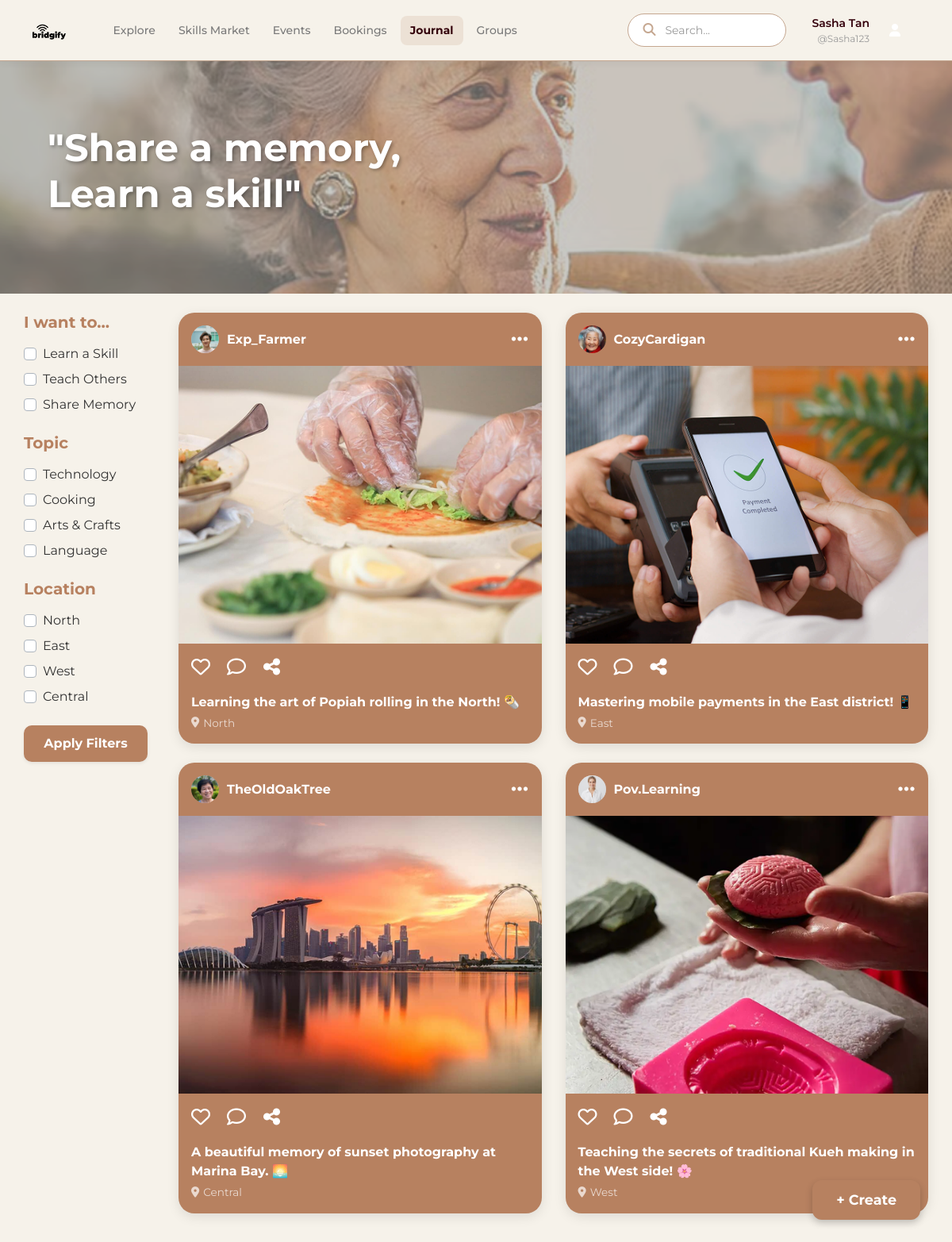
Page /journal on the committed database.
### tables this page shows
CREATE TABLE posts (
            id INTEGER PRIMARY KEY AUTOINCREMENT,
            user_id INTEGER NOT NULL,
            image_url TEXT NOT NULL,
            caption TEXT,
            location TEXT,
            status TEXT DEFAULT 'published',
            category TEXT,
            post_type TEXT,
            timestamp DATETIME DEFAULT CURRENT_TIMESTAMP,
            FOREIGN KEY (user_id) REFERENCES users (id)
        );

CREATE TABLE users (
            id INTEGER PRIMARY KEY AUTOINCREMENT,
            username TEXT NOT NULL UNIQUE,
            handle TEXT NOT NULL UNIQUE,
            bio TEXT DEFAULT '',
            profile_pic TEXT DEFAULT 'default.jpg',
            joined_date DATETIME DEFAULT CURRENT_TIMESTAMP
        );

### routes/posts.py (the view)
@posts_bp.route('/journal')
def journal():
    conn = get_db_connection()
    posts_data = conn.execute('''
        SELECT posts.*, users.username, users.handle, users.profile_pic
        FROM posts
        JOIN users ON posts.user_id = users.id
        WHERE posts.status = 'published'
        ORDER BY timestamp DESC
    ''').fetchall()
    posts = [dict(row) for row in posts_data]
    for post in posts:
        all_comments = conn.execute('''
            SELECT comments.*, users.username
            FROM comments
            JOIN users ON comments.user_id = users.id
            WHERE post_id = ?
            ORDER BY timestamp ASC
        ''', (post['id'],)).fetchall()
        comment_list = [dict(c) for c in all_comments]
        threaded_comments = []
        for c in comment_list:
            if c['parent_id'] is None:
                threaded_comments.append(c)
                for r in comment_list:
                    if r['parent_id'] == c['id']:
                        threaded_comments.append(r)
        post['comments'] = threaded_comments
    conn.close()
    return render_template('journal.html',
                           active_page='journal',
                           posts=posts,
                           current_user_id=CURRENT_USER_ID)

### database.py (called while the page is built)
def get_db_connection():
    conn = sqlite3.connect('bridgify.db')
    conn.row_factory = sqlite3.Row
    return conn

### templates/journal.html (shortened to what this page needs)
{% extends "base.html" %}
{% block content %}
<div class="journal-container">
    <div class="hero-section">
        <div class="hero-overlay">
            <h1 class="hero-title">"Share a memory,<br> Learn a skill"</h1>
        </div>
    </div>
    <div class="container-fluid py-4">
        <div class="row">
            <div class="col-md-2 pr-4">
                <div class="mb-4">
                    <h5 class="font-weight-bold mb-3" style="color: var(--leather);">I want to...</h5>
                    <div class="custom-control custom-checkbox mb-2">
                        <label class="custom-control-label" for="filterLearn">Learn a Skill</label>
                    </div>
                    <div class="custom-control custom-checkbox mb-2">
                        <label class="custom-control-label" for="filterTeach">Teach Others</label>
                    </div>
                    <div class="custom-control custom-checkbox mb-2">
                        <label class="custom-control-label" for="filterMemory">Share Memory</label>
                    </div>
                </div>
                <div class="mb-4">
                    <h5 class="font-weight-bold mb-3" style="color: var(--leather);">Topic</h5>
                    <div class="custom-control custom-checkbox mb-2">
                        <label class="custom-control-label" for="catTech">Technology</label>
                    </div>
                    <div class="custom-control custom-checkbox mb-2">
                        <label class="custom-control-label" for="catCook">Cooking</label>
                    </div>
                    <div class="custom-control custom-checkbox mb-2">
                        <label class="custom-control-label" for="catCraft">Arts & Crafts</label>
                    </div>
                    <div class="custom-control custom-checkbox mb-2">
                        <label class="custom-control-label" for="catLang">Language</label>
                    </div>
                </div>
                <div class="mb-4">
                    <h5 class="font-weight-bold mb-3" style="color: var(--leather);">Location</h5>
                    <div class="custom-control custom-checkbox mb-2">
                        <label class="custom-control-label" for="filterNorth">North</label>
                    </div>
                    <div class="custom-control custom-checkbox mb-2">
                        <label class="custom-control-label" for="filterEast">East</label>
                    </div>
                    <div class="custom-control custom-checkbox mb-2">
                        <label class="custom-control-label" for="filterWest">West</label>
                    </div>
                    <div class="custom-control custom-checkbox mb-2">
                        <label class="custom-control-label" for="filterCentral">Central</label>
                    </div>
                </div>
                <button id="applyFiltersBtn" class="btn btn-leather btn-block mt-3 shadow-sm">
                    Apply Filters
                </button>
            </div>
            <div class="col-md-10">
                <div class="row">
                    {% for post in posts %}
                    <div class="col-md-6 mb-4 post-item" data-type="{{ post['post_type'] }}"
                        data-category="{{ post['category'] }}" data-location="{{ post['location'] }}">
                        <div class="post-card">
                            <div class="d-flex p-3 align-items-center">
                                <div class="post-user-avatar">
                                    {% if post['profile_pic'] %}
                                    <img src="{{ url_for('static', filename='images/' + post['profile_pic']) }}"
                                        alt="{{ post['username'] }}"
                                        style="width: 100%; height: 100%; border-radius: 50%; object-fit: cover;">
                                    {% else %}
                                    <i class="fa-solid fa-user"></i>
                                    {% endif %}
                                </div>
                                <a href="{{ url_for('profile.profile', user_id=post['user_id']) }}"
                                    class="post-username">
                                    {{ post['username'] }}
                                </a>
                                <button class="btn ml-auto p-0 text-white" data-toggle="modal"
                                    data-target="#postOptionsModal{{ post['id'] }}">
                                    <i class="fa-solid fa-ellipsis fa-xl"></i>
                                </button>
                            </div>
                            <img src="{{ post['image_url'] }}" class="w-100" style="height:350px; object-fit:cover;">
                            <div class="p-3">
                                <div class="post-actions mb-3">
                                    <button class="heart-container heart-btn">
                                        <i class="fa-regular fa-heart heart-icon"></i>
                                    </button>
                                    <button class="btn p-0 text-white" data-toggle="modal"
                                        data-target="#commentModal{{ post['id'] }}">
                                        <i class="fa-regular fa-comment"></i>
                                    </button>
                                    <button class="btn p-0 text-white">
                                        <i class="fa-solid fa-share-nodes"></i>
                                    </button>
                                </div>
                                <p class="mb-1"><strong>{{ post['caption'] }}</strong></p>
                                <div class="post-location mt-1">
                                    <i class="fa-solid fa-location-dot"></i> {{ post['location'] }}
                                </div>
                            </div>
                        </div>
                    </div>
                    {% endfor %}
                </div>
            </div>
        </div>
    </div>
</div>
<button class="btn-create" data-toggle="modal" data-target="#createModal">+ Create</button>
{% endblock %}

### templates/base.html (shortened to what this page needs)
<!DOCTYPE html>
<html lang="en">
<head>
    <link rel="stylesheet" href="https://cdn.jsdelivr.net/npm/bootstrap@4.5.3/dist/css/bootstrap.min.css">
    <link rel="stylesheet" href="https://cdnjs.cloudflare.com/ajax/libs/font-awesome/6.4.2/css/all.min.css">
</head>
<body>
    {% block navbar %}
        {% include 'includes/_navbar.html' %}
    {% endblock %}
    <div class="container-fluid">
        {% block content %}
        {% endblock %}
    </div>
</body>
</html>

### templates/includes/_navbar.html (shortened to what this page needs)
<nav class="navbar navbar-expand-sm custom-navbar">
    <div class="nav-left">
        <a class="navbar-brand" href="{{ url_for('main.home') }}">
            <img src="{{ url_for('static', filename='images/logo.png') }}" alt="Bridgify" class="custom-logo">
        </a>
        <ul class="navbar-nav">
            <li class="nav-item">
                <a class="nav-link {% if active_page == 'home' %}active{% endif %}"
                    href="{{ url_for('main.home') }}">Explore</a>
            </li>
            <li class="nav-item">
                <a class="nav-link{% if active_page == 'skills' %}active{% endif %}" href="#"
                    onclick="showNavComingSoon('Skills Market'); return false;">Skills Market</a>
            </li>
            <li class="nav-item">
                <a class="nav-link {% if active_page == 'events' %}active{% endif %}" href="#"
                    onclick="showNavComingSoon('Events'); return false;">Events</a>
            </li>
            <li class="nav-item">
                <a class="nav-link {% if active_page == 'bookings' %}active{% endif %}" href="#"
                    onclick="showNavComingSoon('Bookings'); return false;">Bookings</a>
            </li>
            <li class="nav-item">
                <a class="nav-link {% if active_page == 'journal' %}active{% endif %}"
                    href="{{ url_for('posts.journal')}}">Journal</a>
            </li>
            <li class="nav-item">
                <a class="nav-link {% if active_page == 'groups' %}active{% endif %}" href="#"
                    onclick="showNavComingSoon('Groups'); return false;">Groups</a>
            </li>
        </ul>
    </div>
    <div class="nav-right">
        <form action="/search" method="GET" class="search-box">
            <button type="submit" class="search-btn">
                <i class="fa-solid fa-magnifying-glass"></i>
            </button>
            <input type="text" name="q" placeholder="Search...">
        </form>
        <a href="{{ url_for('profile.profile') }}" class="user-profile" style="text-decoration: none;">
            <div class="user-info">
                <span class="user-name">Sasha Tan</span>
                <span class="user-handle">@Sasha123</span>
            </div>
            <div class="user-avatar">
                <i class="fa-solid fa-user"></i>
            </div>
        </a>
    </div>
</nav>

### templates/base.html (style rules this page uses)
:root { --parchment: #f6f2ea; --manuscript: #c5a790; --leather: #b78160; --bindery: #34000b; --text-dark: #333333; }
body { background-color: var(--parchment); font-family: 'Montserrat', sans-serif; color: var(--text-dark); }

### templates/includes/_navbar.html (style rules this page uses)
.custom-navbar { position: fixed; top: 0; left: 0; width: 100%; z-index: 1000; background-color: var(--parchment); padding: 12px 40px; border-bottom: 1px solid var(--manuscript); box-shadow: 0 2px 10px rgba(0, 0, 0, 0.05); display: flex; align-items: center; justify-content: space-between; }
.custom-logo { height: 25px; width: auto; display: block; }
.nav-left { display: flex; align-items: center; gap: 30px; }
.navbar-nav { display: flex; align-items: center; gap: 5px; }
.nav-link { color: #7A7A7A !important; font-weight: 500; font-size: 14px; transition: all 0.3s; padding: 8px 12px !important; border-radius: 8px; }
.nav-link.active { color: var(--bindery) !important; font-weight: 700; background-color: rgba(183, 129, 96, 0.15); }
.nav-right { display: flex; align-items: center; gap: 20px; }
.search-box { display: flex; align-items: center; background-color: white; border: 1px solid var(--manuscript); border-radius: 25px; padding: 8px 18px; width: 200px; transition: all 0.3s; }
.search-btn { background: none; border: none; color: var(--manuscript); margin-right: 10px; padding: 0; cursor: pointer; }
.search-box input { background-color: transparent !important; border: none; outline: none; width: 100%; font-family: 'Montserrat', sans-serif; color: var(--bindery); font-size: 14px; }
.search-box input::placeholder { color: #999; }
.user-profile { display: flex; align-items: center; gap: 12px; cursor: pointer; padding: 6px 12px; border-radius: 30px; transition: all 0.3s; }
.user-info { display: flex; flex-direction: column; align-items: flex-end; }
.user-name { font-weight: 600; font-size: 14px; color: var(--bindery); }
.user-handle { font-size: 12px; color: #999; }
.user-avatar { width: 40px; height: 40px; background: linear-gradient(135deg, var(--leather) 0%, var(--leather-light) 100%); border-radius: 50%; display: flex; align-items: center; justify-content: center; color: white; font-size: 16px; }

### rows in the picture
posts: username (picture), username "Exp_Farmer", image_url (picture), caption "Learning the art of Popiah rolling in the North! 🌯", location "North"
posts: username (picture), username "CozyCardigan", image_url (picture), caption "Mastering mobile payments in the East district! 📱", location "East"
posts: username (picture), username "TheOldOakTree", image_url (picture), caption "A beautiful memory of sunset photography at Marina Bay. 🌅", location "Central"
posts: username (picture), username "Pov.Learning", image_url (picture), caption "Teaching the secrets of traditional Kueh making in the West side! 🌸", location "West"
